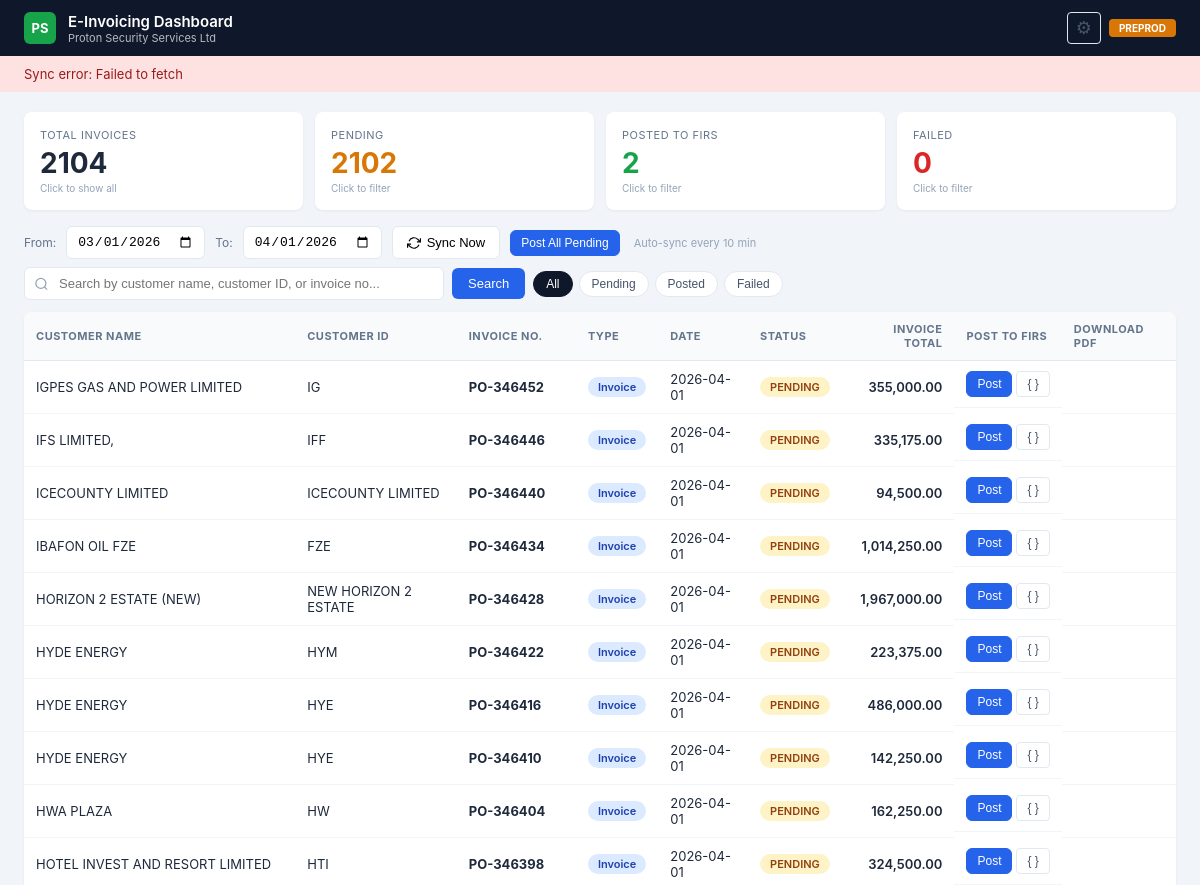
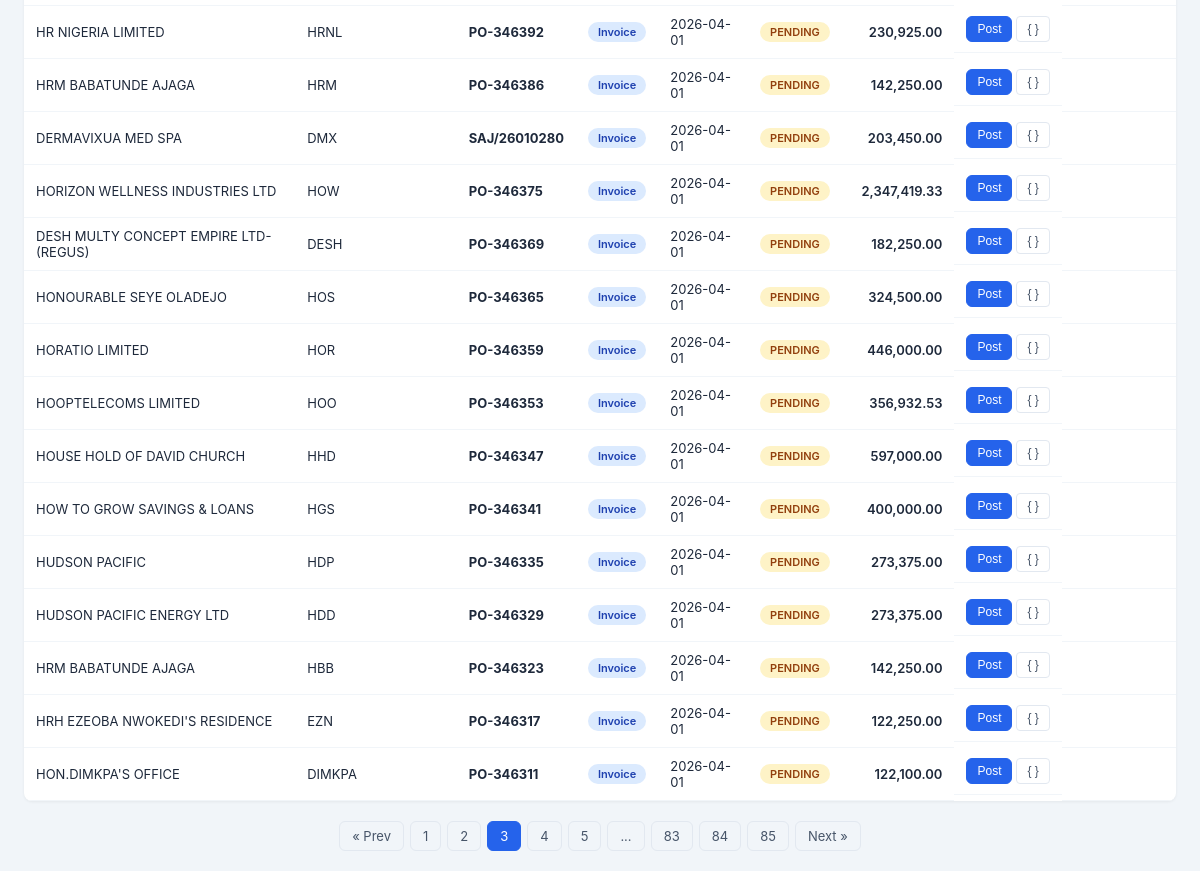
The app's page /?date_from=2026-03-01&date_to=2026-04-01&q=&status=&page=3 with its own data (2 pictures, top to bottom).
### tables this page shows
CREATE TABLE invoices (
                post_order          INTEGER PRIMARY KEY,
                trx_number          INTEGER,
                invoice_num         TEXT,
                customer_name       TEXT,
                customer_id         TEXT,
                customer_tin        TEXT,
                customer_email      TEXT,
                customer_phone      TEXT,
                customer_address    TEXT,
                customer_city       TEXT,
                invoice_date        TEXT,
                amount              REAL    DEFAULT 0,
                vat_amount          REAL    DEFAULT 0,
                status              TEXT    DEFAULT 'pending',
                irn                 TEXT,
                qr_code             TEXT,
                posted_at           TEXT,
                error_message       TEXT,
                api_response        TEXT,
                invoice_description TEXT,
                invoice_type        TEXT    DEFAULT 'Invoice',
                last_synced         TEXT
            );

### app.py (the view)
@app.route("/")
def index():
    page = request.args.get("page", 1, type=int)
    q = request.args.get("q", "").strip()
    status_filter = request.args.get("status", "").strip()
    today = date.today()
    default_from = today.replace(day=1).strftime("%Y-%m-%d")
    default_to = (
        today.replace(day=31).strftime("%Y-%m-%d")
        if today.month == 12
        else today.replace(month=today.month + 1, day=1).strftime("%Y-%m-%d")
    )
    date_from = request.args.get("date_from", default_from).strip()
    date_to   = request.args.get("date_to",   default_to).strip()
    try:
        range_params = (date_from, date_to)
        all_stats = db_read(
            "SELECT status, COUNT(*) as cnt FROM invoices "
            "WHERE invoice_date >= ? AND invoice_date <= ? GROUP BY status",
            range_params
        )
        stats = {"total": 0, "posted": 0, "pending": 0, "failed": 0, "credit_notes": 0, "invoices_count": 0}
        for s in all_stats: stats[s["status"]] = s["cnt"]; stats["total"] += s["cnt"]
        type_stats = db_read(
            "SELECT invoice_type, COUNT(*) as cnt FROM invoices "
            "WHERE invoice_date >= ? AND invoice_date <= ? GROUP BY invoice_type",
            range_params
        )
        for t in type_stats:
            if t["invoice_type"] == "Credit Note": stats["credit_notes"] = t["cnt"]
            elif t["invoice_type"] == "Invoice": stats["invoices_count"] = t["cnt"]
        where_parts = ["invoice_date >= ?", "invoice_date <= ?"]
        params = [date_from, date_to]
        if q:
            where_parts.append(
                "(LOWER(customer_name) LIKE ? OR LOWER(customer_id) LIKE ? OR LOWER(invoice_num) LIKE ?)"
            )
            like = f"%{q.lower()}%"
            params += [like, like, like]
        if status_filter and status_filter in ("pending", "posted", "failed"):
            where_parts.append("status = ?")
            params.append(status_filter)
        where_sql = "WHERE " + " AND ".join(where_parts)
        count_row = db_read_one(f"SELECT COUNT(*) as cnt FROM invoices {where_sql}", tuple(params))
        total = count_row["cnt"] if count_row else 0
        total_pages = max(1, (total + PER_PAGE - 1) // PER_PAGE)
        page = max(1, min(page, total_pages))
        offset = (page - 1) * PER_PAGE
        invoices = db_read(
            f"SELECT * FROM invoices {where_sql} ORDER BY invoice_date DESC, trx_number DESC LIMIT ? OFFSET ?",
            tuple(params) + (PER_PAGE, offset)
        )
    except:
        invoices=[]; stats={"total":0,"posted":0,"pending":0,"failed":0,"credit_notes":0,"invoices_count":0}; total=0; total_pages=1; page=1
    return render_template(
        "index.html",
        invoices=invoices, stats=stats,
        page=page, total_pages=total_pages, total=total,
        q=q, status_filter=status_filter,
        date_from=date_from, date_to=date_to
    )

### app.py (called while the page is built)
def _open_db():
    conn = sqlite3.connect(DB_PATH, timeout=30)
    conn.row_factory = sqlite3.Row
    conn.execute("PRAGMA journal_mode=WAL")
    conn.execute("PRAGMA busy_timeout=10000")
    return conn

def db_read(sql, params=()):
    with _db_lock:
        conn = _open_db()
        try: return [dict(r) for r in conn.execute(sql, params).fetchall()]
        finally: conn.close()

def db_read_one(sql, params=()):
    with _db_lock:
        conn = _open_db()
        try:
            row = conn.execute(sql, params).fetchone()
            return dict(row) if row else None
        finally: conn.close()

### templates/index.html (shortened to what this page needs)
<!DOCTYPE html>
<html lang="en">
<head>
</head>
<body>
<header class="header">
    <div class="header-left">
        <div class="header-logo">PS</div>
        <div>
            <div class="header-title">E-Invoicing Dashboard</div>
            <div class="header-subtitle">Proton Security Services Ltd</div>
        </div>
    </div>
    <div class="header-right" style="display:flex;align-items:center;gap:8px">
        <button class="btn-ghost" onclick="openSettings()" title="Tax Category Settings" style="font-size:18px;padding:4px 8px">&#9881;</button>
        <span class="header-env">PREPROD</span>
    </div>
</header>
<div class="sync-banner" id="syncBanner" style="display:none">
    <span id="syncBannerText">Syncing invoices from Sage 50...</span>
</div>
<div class="stats-bar">
    <div class="stat-card" onclick="setStatusFilter('')" title="Show all">
        <div class="stat-label">Total Invoices</div>
        <div class="stat-value">{{ stats.total }}</div>
        <div class="stat-hint">Click to show all</div>
    </div>
    <div class="stat-card pending {% if status_filter == 'pending' %}active-filter{% endif %}" onclick="setStatusFilter('pending')" title="Filter pending">
        <div class="stat-label">Pending</div>
        <div class="stat-value">{{ stats.pending }}</div>
        <div class="stat-hint">Click to filter</div>
    </div>
    <div class="stat-card posted {% if status_filter == 'posted' %}active-filter{% endif %}" onclick="setStatusFilter('posted')" title="Filter posted">
        <div class="stat-label">Posted to FIRS</div>
        <div class="stat-value">{{ stats.posted }}</div>
        <div class="stat-hint">Click to filter</div>
    </div>
    <div class="stat-card failed {% if status_filter == 'failed' %}active-filter{% endif %}" onclick="setStatusFilter('failed')" title="Filter failed">
        <div class="stat-label">Failed</div>
        <div class="stat-value">{{ stats.failed }}</div>
        <div class="stat-hint">Click to filter</div>
    </div>
</div>
<div class="toolbar">
    <label style="font-size:12px;color:var(--slate500)">From:</label>
    <input type="date" id="dateFrom" value="{{ date_from }}" onchange="applyDateRange()">
    <label style="font-size:12px;color:var(--slate500)">To:</label>
    <input type="date" id="dateTo" value="{{ date_to }}" onchange="applyDateRange()">
    <button class="btn" id="btnSync" onclick="syncSage()">
        <svg width="14" height="14" viewBox="0 0 24 24" fill="none" stroke="currentColor" stroke-width="2"><polyline points="23 4 23 10 17 10"/><polyline points="1 20 1 14 7 14"/><path d="M3.51 9a9 9 0 0 1 14.85-3.36L23 10M1 14l4.64 4.36A9 9 0 0 0 20.49 15"/></svg>
        Sync Now
    </button>
    <button class="btn btn-primary btn-sm" onclick="postAllPending()">Post All Pending</button>
    <span id="autoSyncLabel" style="font-size:11px;color:var(--slate400);margin-left:4px">Auto-sync every 10 min</span>
</div>
<form method="GET" action="/" class="search-bar" id="searchForm">
    <div class="search-input-wrap">
        <input
            type="text"
            name="q"
            id="searchInput"
            placeholder="Search by customer name, customer ID, or invoice no..."
            value="{{ q }}"
            autocomplete="off"
        >
    </div>
    <button type="submit" class="search-btn">Search</button>
    <div class="status-filters">
        <button type="button" class="status-filter-btn {% if not status_filter %}active{% endif %}" onclick="setStatusFilter('')">All</button>
        <button type="button" class="status-filter-btn pending {% if status_filter == 'pending' %}active{% endif %}" onclick="setStatusFilter('pending')">Pending</button>
        <button type="button" class="status-filter-btn posted {% if status_filter == 'posted' %}active{% endif %}" onclick="setStatusFilter('posted')">Posted</button>
        <button type="button" class="status-filter-btn failed {% if status_filter == 'failed' %}active{% endif %}" onclick="setStatusFilter('failed')">Failed</button>
    </div>
</form>
<div class="table-wrap">
<table>
    <thead>
        <tr>
            <th>Customer Name</th><th>Customer ID</th><th>Invoice No.</th><th>Type</th><th>Date</th>
            <th>Status</th><th style="text-align:right">Invoice Total</th><th>Post to FIRS</th><th>Download PDF</th>
        </tr>
    </thead>
    <tbody>
        {% for inv in invoices %}
        <tr>
            <td>{{ inv.customer_name }}</td>
            <td>{{ inv.customer_id }}</td>
            <td><strong>{{ inv.invoice_num }}</strong></td>
            <td>
                {% if inv.invoice_type == 'Credit Note' %}
                    <span class="badge badge-credit">Credit Note</span>
                {% elif inv.invoice_type == 'Debit Note' %}
                    <span class="badge badge-debit">Debit Note</span>
                {% else %}
                    <span class="badge badge-invoice">Invoice</span>
                {% endif %}
            </td>
            <td>{{ inv.invoice_date }}</td>
            <td>
                {% if inv.status == 'posted' %}<span class="badge badge-posted">POSTED</span>
                {% elif inv.status == 'failed' %}<span class="badge badge-failed">FAILED</span>
                    <button class="btn-ghost" onclick="showError({{ inv.post_order }})" title="View full error" style="color:var(--red);font-size:11px;padding:2px 6px;margin-left:4px">&#9888; Error</button>
                {% else %}<span class="badge badge-pending">PENDING</span>{% endif %}
            </td>
            <td style="text-align:right;font-weight:600">{{ "{:,.2f}".format(inv.amount) }}</td>
            <td class="actions-cell">
                {% if inv.status == 'posted' %}
                    <span style="color:var(--green);font-size:12px;font-weight:600">&#10003; Done</span>
                {% elif inv.status == 'failed' %}
                    <button class="btn btn-sm" style="background:var(--red);color:white" onclick="postInvoice({{ inv.post_order }}, this)">Retry</button>
                {% else %}
                    <button class="btn btn-primary btn-sm" onclick="postInvoice({{ inv.post_order }}, this)">Post</button>
                {% endif %}
                <button class="btn-ghost" onclick="previewPayload({{ inv.post_order }})" title="Preview JSON payload">{ }</button>
            </td>
            <td>
            </td>
        </tr>
        {% endfor %}
    </tbody>
</table>
</div>
{% if total_pages > 1 %}
<div class="pagination">
    {% set base_url = '?date_from=' ~ date_from ~ '&date_to=' ~ date_to ~ '&q=' ~ q ~ '&status=' ~ status_filter ~ '&page=' %}
    {% if page > 1 %}<a href="{{ base_url ~ (page - 1) }}">&laquo; Prev</a>{% endif %}
    {% for p in range(1, total_pages + 1) %}
        {% if p == page %}<span class="active">{{ p }}</span>
        {% elif p <= 3 or p > total_pages - 3 or (p >= page - 2 and p <= page + 2) %}<a href="{{ base_url ~ p }}">{{ p }}</a>
        {% elif p == 4 or p == total_pages - 3 %}<span>...</span>{% endif %}
    {% endfor %}
    {% if page < total_pages %}<a href="{{ base_url ~ (page + 1) }}">Next &raquo;</a>{% endif %}
</div>
{% endif %}
</body>
</html>

### records on screen
invoices: customer_name "HYDE ENERGY", customer_id "HYM", invoice_num "PO-346422", invoice_type "Invoice", invoice_date "2026-04-01", status "PENDING", amount "223,375.00"
invoices: customer_name "HYDE ENERGY", customer_id "HYE", invoice_num "PO-346416", invoice_type "Invoice", invoice_date "2026-04-01", status "PENDING", amount "486,000.00"
invoices: customer_name "HYDE ENERGY", customer_id "HYE", invoice_num "PO-346410", invoice_type "Invoice", invoice_date "2026-04-01", status "PENDING", amount "142,250.00"
invoices: customer_name "HWA PLAZA", customer_id "HW", invoice_num "PO-346404", invoice_type "Invoice", invoice_date "2026-04-01", status "PENDING", amount "162,250.00"
invoices: customer_name "HOTEL INVEST AND RESORT LIMITED", customer_id "HTI", invoice_num "PO-346398", invoice_type "Invoice", invoice_date "2026-04-01", status "PENDING", amount "324,500.00"
invoices: customer_name "HR NIGERIA LIMITED", customer_id "HRNL", invoice_num "PO-346392", invoice_type "Invoice", invoice_date "2026-04-01", status "PENDING", amount "230,925.00"
invoices: customer_name "HRM BABATUNDE AJAGA", customer_id "HRM", invoice_num "PO-346386", invoice_type "Invoice", invoice_date "2026-04-01", status "PENDING", amount "142,250.00"
invoices: customer_name "DERMAVIXUA MED SPA", customer_id "DMX", invoice_num "SAJ/26010280", invoice_type "Invoice", invoice_date "2026-04-01", status "PENDING", amount "203,450.00"
invoices: customer_name "HORIZON WELLNESS INDUSTRIES LTD", customer_id "HOW", invoice_num "PO-346375", invoice_type "Invoice", invoice_date "2026-04-01", status "PENDING", amount "2,347,419.33"
invoices: customer_name "DESH MULTY CONCEPT EMPIRE LTD-(REGUS)", customer_id "DESH", invoice_num "PO-346369", invoice_type "Invoice", invoice_date "2026-04-01", status "PENDING", amount "182,250.00"
invoices: customer_name "HONOURABLE SEYE OLADEJO", customer_id "HOS", invoice_num "PO-346365", invoice_type "Invoice", invoice_date "2026-04-01", status "PENDING", amount "324,500.00"
invoices: customer_name "HORATIO LIMITED", customer_id "HOR", invoice_num "PO-346359", invoice_type "Invoice", invoice_date "2026-04-01", status "PENDING", amount "446,000.00"
invoices: customer_name "HOOPTELECOMS LIMITED", customer_id "HOO", invoice_num "PO-346353", invoice_type "Invoice", invoice_date "2026-04-01", status "PENDING", amount "356,932.53"
invoices: customer_name "HOUSE HOLD OF DAVID CHURCH", customer_id "HHD", invoice_num "PO-346347", invoice_type "Invoice", invoice_date "2026-04-01", status "PENDING", amount "597,000.00"
invoices: customer_name "HOW TO GROW SAVINGS & LOANS", customer_id "HGS", invoice_num "PO-346341", invoice_type "Invoice", invoice_date "2026-04-01", status "PENDING", amount "400,000.00"
invoices: customer_name "HUDSON PACIFIC", customer_id "HDP", invoice_num "PO-346335", invoice_type "Invoice", invoice_date "2026-04-01", status "PENDING", amount "273,375.00"
invoices: customer_name "HUDSON PACIFIC ENERGY LTD", customer_id "HDD", invoice_num "PO-346329", invoice_type "Invoice", invoice_date "2026-04-01", status "PENDING", amount "273,375.00"
invoices: customer_name "HRM BABATUNDE AJAGA", customer_id "HBB", invoice_num "PO-346323", invoice_type "Invoice", invoice_date "2026-04-01", status "PENDING", amount "142,250.00"
invoices: customer_name "HRH EZEOBA NWOKEDI'S RESIDENCE", customer_id "EZN", invoice_num "PO-346317", invoice_type "Invoice", invoice_date "2026-04-01", status "PENDING", amount "122,250.00"
invoices: customer_name "HON.DIMKPA'S OFFICE", customer_id "DIMKPA", invoice_num "PO-346311", invoice_type "Invoice", invoice_date "2026-04-01", status "PENDING", amount "122,100.00"

### other values on screen
{{ stats.total }} "2104"
{{ stats.pending }} "2102"
{{ stats.posted }} "2"
{{ stats.failed }} "0"
{{ inv.customer_name }} "IGPES GAS AND POWER LIMITED" "IFS LIMITED," "ICECOUNTY LIMITED" "IBAFON OIL FZE" "HORIZON 2 ESTATE (NEW)"
{{ inv.customer_id }} "IG" "IFF" "ICECOUNTY LIMITED" "FZE" "NEW HORIZON 2 ESTATE"
{{ inv.invoice_num }} "PO-346452" "PO-346446" "PO-346440" "PO-346434" "PO-346428"
{{ inv.invoice_date }} "2026-04-01" "2026-04-01" "2026-04-01" "2026-04-01" "2026-04-01"
{{ "{:,.2f}".format(inv.amount) }} "355,000.00" "335,175.00" "94,500.00" "1,014,250.00" "1,967,000.00"
{{ p }} "1" "2" "4" "5" "83" "84" "85"
{{ p }} "3"
